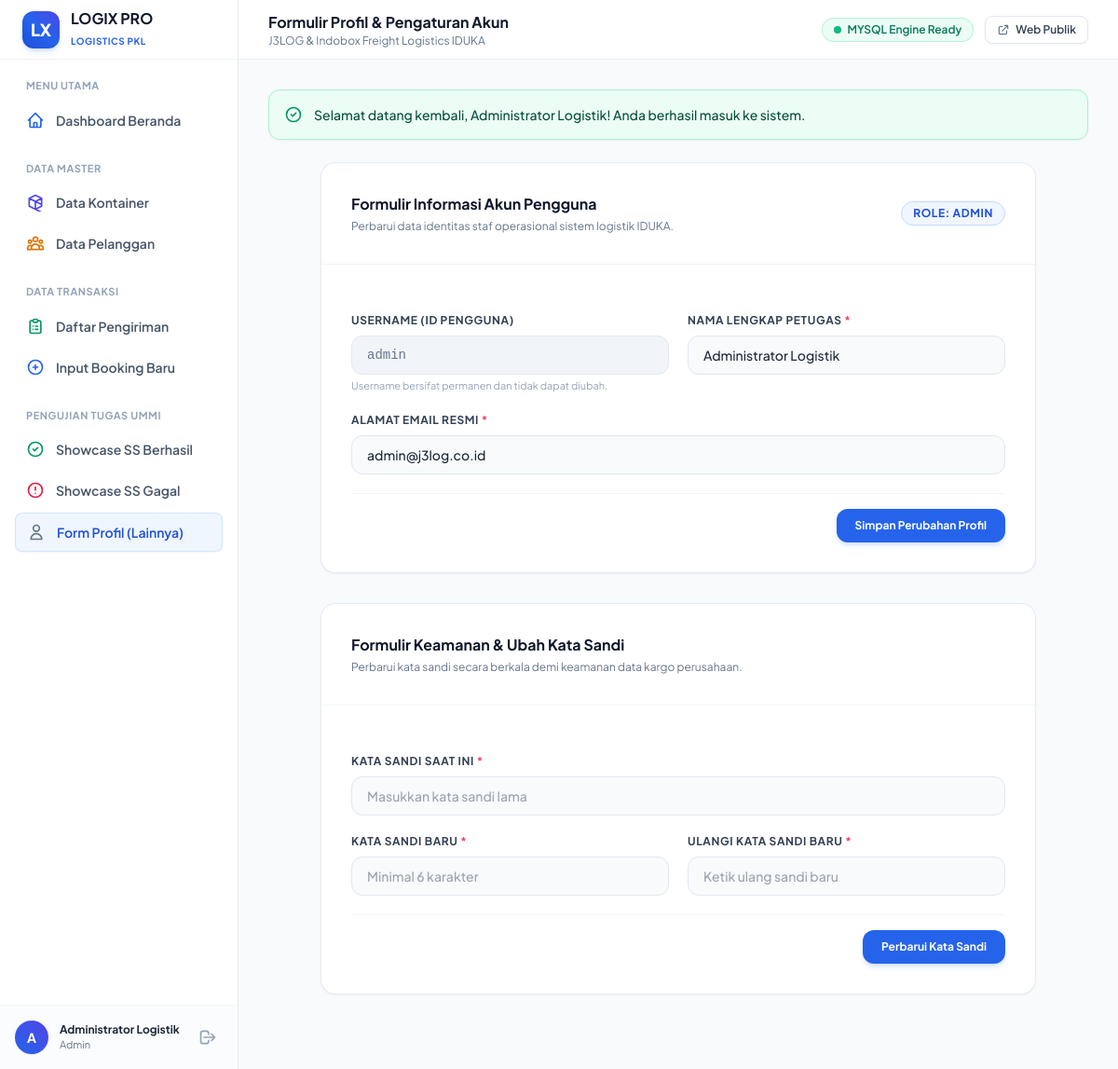
The page /profil.php (signed in) on the database its author committed.
### tables this page shows
CREATE TABLE `users` (
  `id` INT AUTO_INCREMENT PRIMARY KEY,
  `nama_lengkap` VARCHAR(100) NOT NULL,
  `username` VARCHAR(50) NOT NULL UNIQUE,
  `email` VARCHAR(100) NOT NULL UNIQUE,
  `password` VARCHAR(255) NOT NULL,
  `role` ENUM('admin', 'operator') DEFAULT 'operator',
  `foto` VARCHAR(255) DEFAULT 'default-avatar.png',
  `created_at` TIMESTAMP DEFAULT CURRENT_TIMESTAMP
);

### profil.php (the view, shortened to what this page needs)
<?php
require_once __DIR__ . '/includes/header.php';
$userId = $_SESSION['user_id'];
$stmt = $db->prepare("SELECT * FROM users WHERE id = ?");
$stmt->execute([$userId]);
$userData = $stmt->fetch();
?>
<div class="max-w-3xl mx-auto space-y-8 mb-12">
    <div class="bg-white rounded-2xl border border-slate-200/80 shadow-sm overflow-hidden">
        <div class="p-6 md:p-8 border-b border-slate-100 flex items-center justify-between">
            <div>
                <h3 class="text-base font-bold text-slate-900">Formulir Informasi Akun Pengguna</h3>
                <p class="text-xs text-slate-500 mt-1">Perbarui data identitas staf operasional sistem logistik IDUKA.</p>
            </div>
            <span class="inline-flex items-center px-3 py-1 rounded-full text-xs font-bold uppercase tracking-wider bg-blue-50 text-blue-700 border border-blue-200">
                ROLE: <?= htmlspecialchars($userData['role']) ?>
            </span>
        </div>
        <div class="p-6 md:p-8">
            <form action="profil.php" method="POST" class="space-y-5">
                <div class="grid grid-cols-1 md:grid-cols-2 gap-5">
                    <div>
                        <label for="username" class="block text-xs font-bold text-slate-700 uppercase tracking-wider mb-2">Username (ID Pengguna)</label>
                        <input type="text" id="username" class="w-full bg-slate-100 border border-slate-200 rounded-xl px-4 py-2.5 text-slate-500 font-mono text-sm focus:outline-none" value="<?= htmlspecialchars($userData['username']) ?>" readonly>
                        <span class="text-[11px] text-slate-400 mt-1 block">Username bersifat permanen dan tidak dapat diubah.</span>
                    </div>
                    <div>
                        <label for="nama_lengkap" class="block text-xs font-bold text-slate-700 uppercase tracking-wider mb-2">Nama Lengkap Petugas <span class="text-rose-500">*</span></label>
                        <input type="text" name="nama_lengkap" id="nama_lengkap" class="w-full bg-slate-50 border border-slate-200 rounded-xl px-4 py-2.5 text-slate-800 text-sm focus:outline-none focus:ring-4 focus:ring-blue-100 focus:border-blue-500 font-medium transition-all" value="<?= htmlspecialchars($userData['nama_lengkap']) ?>" required>
                    </div>
                    <div class="md:col-span-2">
                        <label for="email" class="block text-xs font-bold text-slate-700 uppercase tracking-wider mb-2">Alamat Email Resmi <span class="text-rose-500">*</span></label>
                        <input type="email" name="email" id="email" class="w-full bg-slate-50 border border-slate-200 rounded-xl px-4 py-2.5 text-slate-800 text-sm focus:outline-none focus:ring-4 focus:ring-blue-100 focus:border-blue-500 font-medium transition-all" value="<?= htmlspecialchars($userData['email']) ?>" required>
                    </div>
                </div>
                <div class="flex justify-end pt-4 border-t border-slate-100">
                    <button type="submit" class="px-5 py-2.5 rounded-xl bg-blue-600 hover:bg-blue-700 text-white font-bold text-xs shadow-md shadow-blue-500/20 transition-all">Simpan Perubahan Profil</button>
                </div>
            </form>
        </div>
    </div>
    <div class="bg-white rounded-2xl border border-slate-200/80 shadow-sm overflow-hidden">
        <div class="p-6 md:p-8 border-b border-slate-100">
            <h3 class="text-base font-bold text-slate-900">Formulir Keamanan &amp; Ubah Kata Sandi</h3>
            <p class="text-xs text-slate-500 mt-1">Perbarui kata sandi secara berkala demi keamanan data kargo perusahaan.</p>
        </div>
        <div class="p-6 md:p-8">
            <form action="profil.php" method="POST" class="space-y-5">
                <div>
                    <label for="password_lama" class="block text-xs font-bold text-slate-700 uppercase tracking-wider mb-2">Kata Sandi Saat Ini <span class="text-rose-500">*</span></label>
                    <input type="password" name="password_lama" id="password_lama" class="w-full bg-slate-50 border border-slate-200 rounded-xl px-4 py-2.5 text-slate-800 text-sm focus:outline-none focus:ring-4 focus:ring-blue-100 focus:border-blue-500 font-medium transition-all" placeholder="Masukkan kata sandi lama" required>
                </div>
                <div class="grid grid-cols-1 md:grid-cols-2 gap-5">
                    <div>
                        <label for="password_baru" class="block text-xs font-bold text-slate-700 uppercase tracking-wider mb-2">Kata Sandi Baru <span class="text-rose-500">*</span></label>
                        <input type="password" name="password_baru" id="password_baru" class="w-full bg-slate-50 border border-slate-200 rounded-xl px-4 py-2.5 text-slate-800 text-sm focus:outline-none focus:ring-4 focus:ring-blue-100 focus:border-blue-500 font-medium transition-all" placeholder="Minimal 6 karakter" required>
                    </div>
                    <div>
                        <label for="password_konfirmasi" class="block text-xs font-bold text-slate-700 uppercase tracking-wider mb-2">Ulangi Kata Sandi Baru <span class="text-rose-500">*</span></label>
                        <input type="password" name="password_konfirmasi" id="password_konfirmasi" class="w-full bg-slate-50 border border-slate-200 rounded-xl px-4 py-2.5 text-slate-800 text-sm focus:outline-none focus:ring-4 focus:ring-blue-100 focus:border-blue-500 font-medium transition-all" placeholder="Ketik ulang sandi baru" required>
                    </div>
                </div>
                <div class="flex justify-end pt-4 border-t border-slate-100">
                    <button type="submit" class="px-5 py-2.5 rounded-xl bg-blue-600 hover:bg-blue-700 text-white font-bold text-xs shadow-md shadow-blue-500/20 transition-all">Perbarui Kata Sandi</button>
                </div>
            </form>
        </div>
    </div>
</div>
<?php require_once __DIR__ . '/includes/footer.php'; ?>

### rows shown on the page
users: role "ADMIN", username "admin", nama_lengkap "Administrator Logistik", email "admin@j3log.co.id"

### other values the page prints
substr($user['nama_lengkap'], 0, 1) "A"
$user['nama_lengkap'] "Administrator Logistik"
$user['role'] "Admin"
$pageTitle "Formulir Profil & Pengaturan Akun"
APP_COMPANY "J3LOG & Indobox Freight Logistics IDUKA"
$driverName "MYSQL"
$flash['message'] "Selamat datang kembali, Administrator Logistik! Anda berhasil masuk ke sistem."
